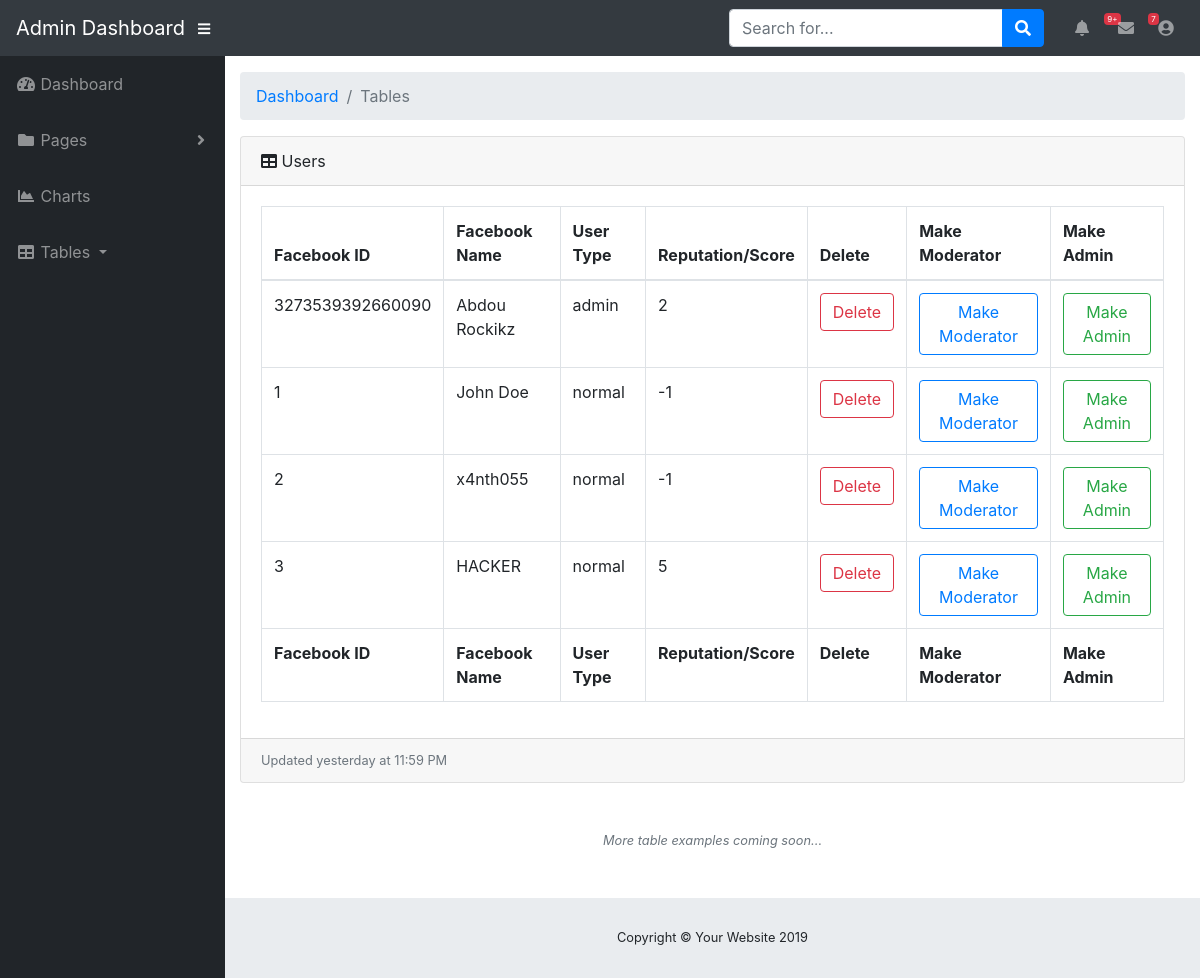
Screenshot of /admin/users with the database file from the repository.
### tables this page shows
CREATE TABLE USER (ID VARCHAR, NAME VARCHAR, FB_INFO VARCHAR UNIQUE, UNIVERSITY VARCHAR, FACULTY VARCHAR, DEPARTMENT VARCHAR, SPECIALITY VARCHAR, YEAR VARCHAR, GROUPE VARCHAR, TYPE VARCHAR, SCORE INTEGER);

### models/admins/views.py (the view)
@admin_blueprint.route("users")
@admin_required
def user():
    users = [ (data['id'], data['fb_info'].split("|")[0], data['fb_info'].split("|")[1], data['type'], data['score']) for data in get_all_users(formalize=True) ]
    fields = ["ID", "Facebook ID", "Facebook Name", "User Type", "Reputation/Score"]
    return render_template("admin/items.html", items=users, fields=fields, name="users", len=len)

### common/database.py (called while the page is built)
    @classmethod
    def get_all_users(cls, formalize=True):
        cursor = cls.DATABASE.execute("SELECT * FROM USER")
        returned_data = cursor.fetchall()
        if not formalize:
            return returned_data
        data = []
        for item in returned_data:
            d = {}
            for i, field in enumerate(cls.USER_FIELDS):
                d[field.lower()] = item[i]
            data.append(d)
        return data

### common/utils.py (called while the page is built)
def admin_required(f):
    @wraps(f)
    def decorated_function(*args, **kws):
        return f(*args, **kws)
    return decorated_function

### templates/admin/items.html
{% extends "admin/base.html" %}
{% block headcontent %}
<link href="{{url_for('static', filename='css/dataTables.bootstrap4.css')}}" rel="stylesheet">
{% endblock headcontent %}
{% block content %}
<ol class="breadcrumb">
    <li class="breadcrumb-item">
        <a href="{{url_for('admin.home')}}">Dashboard</a>
    </li>
    <li class="breadcrumb-item active">Tables</li>
</ol>
<div class="card mb-3">
    <div class="card-header text-capitalize">
        <i class="fas fa-table"></i>
        {{name}}</div>
    <div class="card-body">
        <div class="table-responsive">
            <table class="table table-bordered" id="dataTable" width="100%" cellspacing="0">
                <thead>
                    <tr>
                        {% for field in fields[1:] %}
                        <th class="text-capitalize">{{field}}</th>
                        {% endfor %}
                        <th>Delete</th>
                        {% if name == 'users' %}
                        <th>Make Moderator</th>
                        <th>Make Admin</th>
                        {% endif %}
                    </tr>
                </thead>
                <tfoot>
                    <tr>
                        {% for field in fields[1:] %}
                        <th class="text-capitalize">{{field}}</th>
                        {% endfor %}
                        <th>Delete</th>
                        {% if name == 'users' %}
                        <th>Make Moderator</th>
                        <th>Make Admin</th>
                        {% endif %}
                    </tr>
                </tfoot>
                <tbody>
                    {% for item in items %}
                    <tr>
                        {% for att in item[1:] %}
                        <td>{{att}}</td>
                        {% endfor %}
                        <td><a href="{{url_for('admin.delete_' + name, id=item[0])}}" class="btn btn-outline-danger">Delete</a></td>
                        {% if name == 'users' %}
                        <td><a href="{{url_for('admin.edit_user', id=item[0], type='moderator')}}" class="btn btn-outline-primary">Make Moderator</a></td>
                        <td><a href="{{url_for('admin.edit_user', id=item[0], type='admin')}}" class="btn btn-outline-success">Make Admin</a></td>
                        {% endif %}
                    </tr>
                    {% endfor %}
                </tbody>
            </table>
        </div>
    </div>
    <div class="card-footer small text-muted">Updated yesterday at 11:59 PM</div>
</div>
<p class="small text-center text-muted my-5">
    <em>More table examples coming soon...</em>
</p>
{% endblock content %}

### rows the page displays
USER: att "3273539392660090" "Abdou Rockikz" "2", TYPE "admin"
USER: att "1" "John Doe" "-1", TYPE "normal"
USER: att "2" "x4nth055" "-1", TYPE "normal"
USER: att "3" "HACKER" "5", TYPE "normal"

### other values shown
{{ name }} "Users"
{{ field }} "Facebook ID" "Facebook Name" "User Type" "Reputation/Score"
